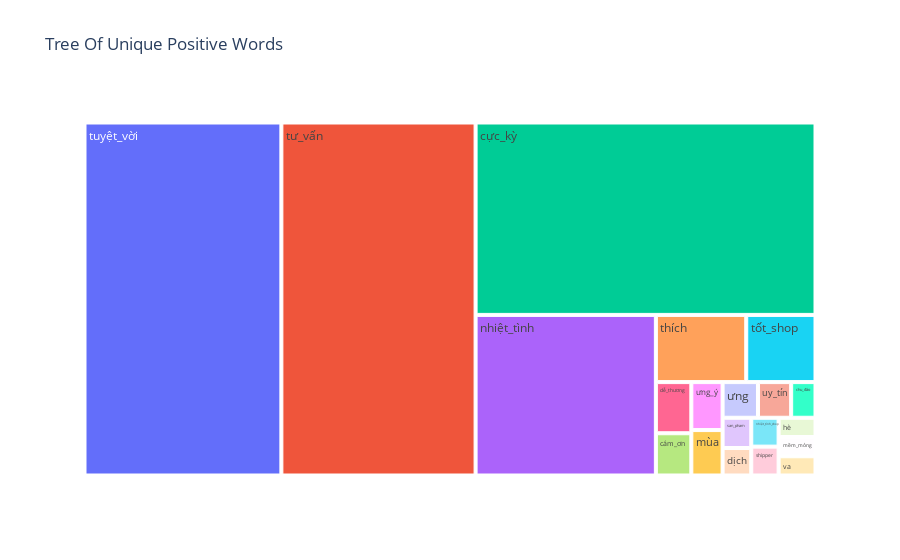

Here is the notebook cell this chart was saved with:
### Code cell
fig = px.treemap(unique_positive, path=['words'], values='count',title='Tree Of Unique Positive Words')
fig.show()

### Figure 1 — Plotly figure (JSON) as saved in the notebook; plotly's stock layout.template omitted (floating-point values rounded to 4 significant figures)
{"data": [{"branchvalues": "total", "domain": {"x": [0, 1], "y": [0, 1]}, "hovertemplate": "labels=%{label}<br>count=%{value}<br>parent=%{parent}<br>id=%{id}<extra></extra>", "ids": ["chu_đáo", "cám_ơn", "cực_kỳ", "dễ_thương", "dịch", "hè", "mùa", "mềm_mỏng", "nhiệt_tình", "nhiệt_tình_shop", "san_pham", "shipper", "thích", "tuyệt_vời", "tư_vấn", "tốt_shop", "uy_tín", "va", "ưng", "ưng_ý"], "labels": ["chu_đáo", "cám_ơn", "cực_kỳ", "dễ_thương", "dịch", "hè", "mùa", "mềm_mỏng", "nhiệt_tình", "nhiệt_tình_shop", "san_pham", "shipper", "thích", "tuyệt_vời", "tư_vấn", "tốt_shop", "uy_tín", "va", "ưng", "ưng_ý"], "name": "", "parents": ["", "", "", "", "", "", "", "", "", "", "", "", "", "", "", "", "", "", "", ""], "type": "treemap", "values": [11, 19, 829, 23, 10, 9, 18, 9, 367, 10, 11, 10, 77, 881, 869, 59, 15, 9, 16, 19]}], "layout": {"legend": {"tracegroupgap": 0}, "title": {"text": "Tree Of Unique Positive Words"}}}
